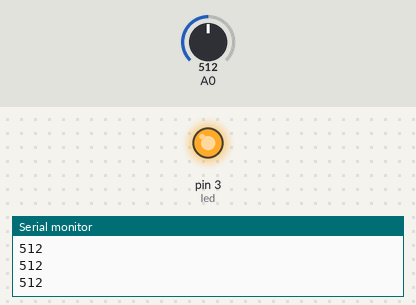
Bench run of a sketch on a simulated Arduino Uno, built with avr-gcc and run on an emulated ATmega328P. Parts: output pins drawn as LEDs (lit = HIGH), the last lines printed to the serial monitor. The inputs (shaded band) are chosen by the test bench; at power-on: A0 = 512.

Above: at 1.2 s.
1.3 s: A0 set to 884
2.8 s: A0 set to 909
At 4.0 s:
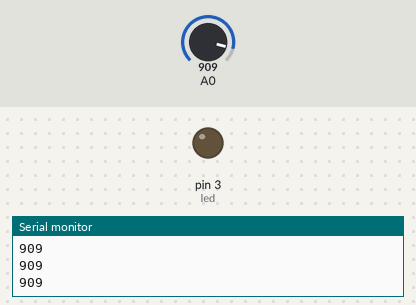
4.4 s: A0 set to 867
5.9 s: A0 set to 835
At 6.7 s:
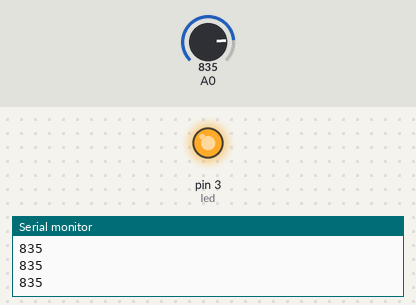
7.5 s: A0 set to 910
At 8.1 s:
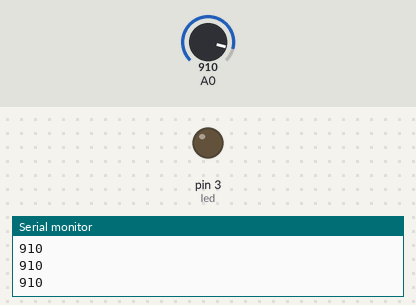
Timing chart, 0 to 10.1 s (numbered marks = the images above; inputs shaded):
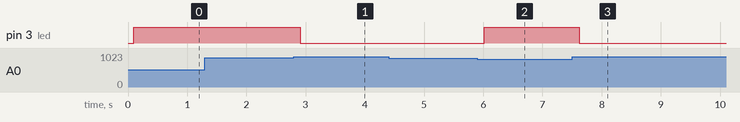

The sketch:

Auto_lamp.ino
```cpp
#define led 3

void setup() {
  pinMode(led, OUTPUT);
  Serial.begin(9600);


}

void loop() {
   int light = analogRead(A0);
   Serial.println(light);
   delay(100);
   if(light>900){
    digitalWrite(led,LOW);
   }
   if(light < 850){
    digitalWrite(led,HIGH);
   }

}
```

Measured:
- the behaviour switches between 900 and 901 on A0 (found by bisection; images 0 and 1)
- the behaviour switches between 850 and 849 on A0 (found by bisection; images 1 and 2)
- after the input at 2.8 s, pin 3 (led): HIGH → LOW after 0.11 s
- after the input at 5.9 s, pin 3 (led): LOW → HIGH after 0.12 s
- after the input at 7.5 s, pin 3 (led): HIGH → LOW after 0.12 s
